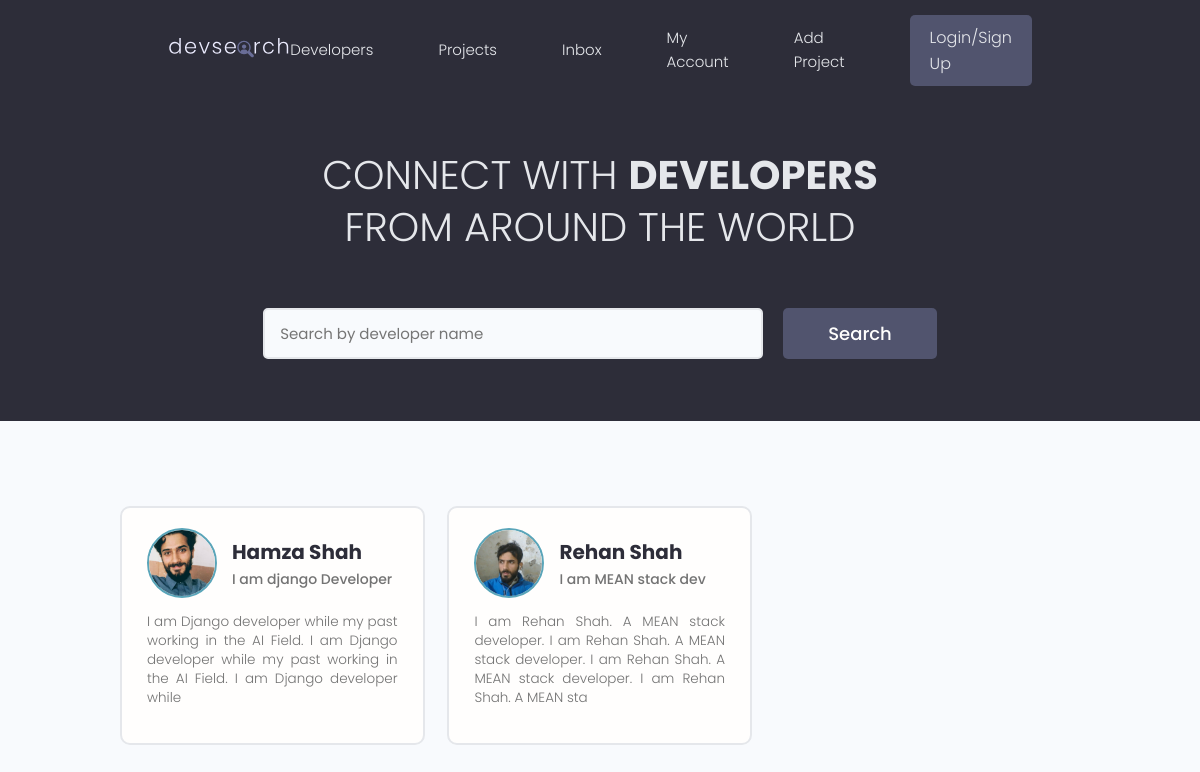
The app's page /, older data.
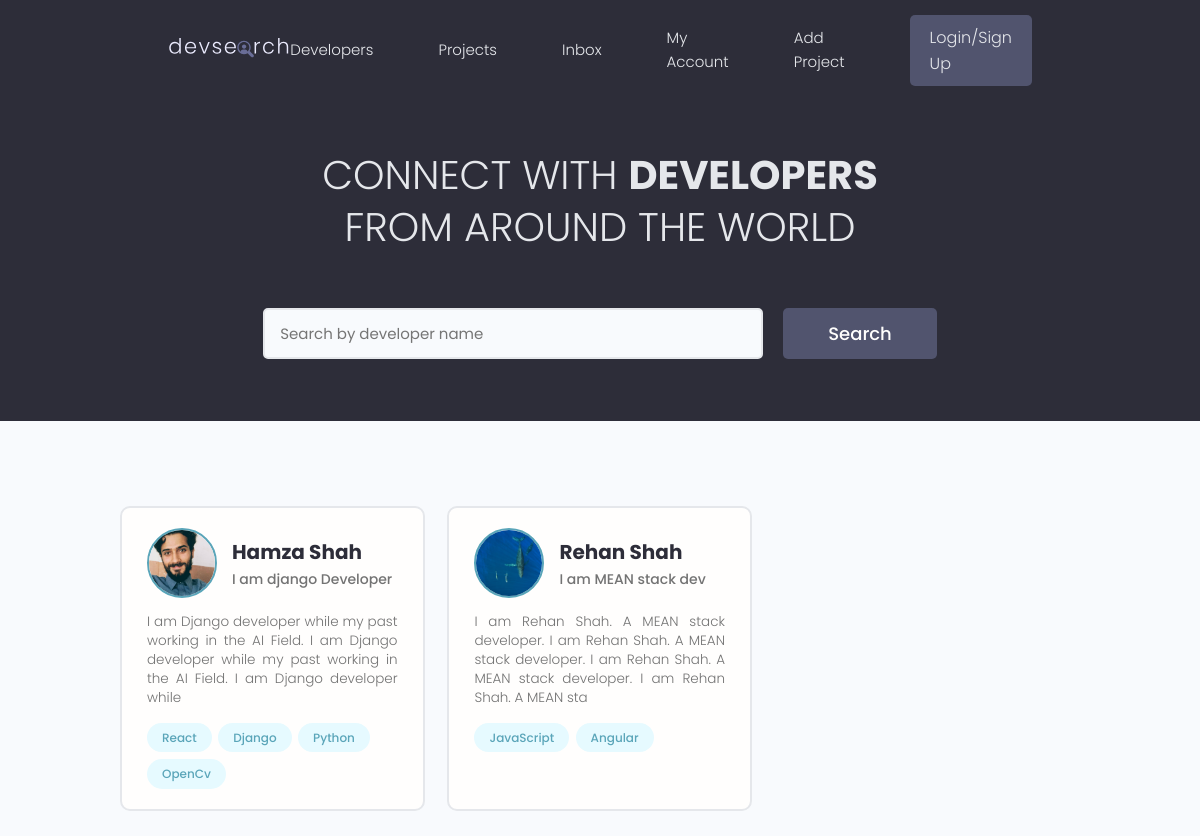
The same page, newer data.
### users/models.py (models this page shows, shortened)
class Profile(models.Model):
    user = models.OneToOneField(User, on_delete=models.CASCADE, null=True, blank=True)
    name = models.CharField(max_length=200, blank=True, null=True)
    email = models.EmailField(max_length=500,  blank=True, null=True)
    username = models.CharField(max_length=200, blank=True, null=True)
    location = models.CharField(max_length=200, blank=True, null=True)
    short_intro = models.CharField(max_length=200, blank=True, null=True)
    bio = models.TextField(blank=True, null=True)
    profile_image = models.ImageField(null=True, blank=True, upload_to='profiles/', default='profiles/user-default.png')
    social_github = models.CharField(max_length=200, blank=True, null=True)
    social_twitter = models.CharField(max_length=200, blank=True, null=True)
    social_linkedin = models.CharField(max_length=200, blank=True, null=True)
    social_youtube = models.CharField(max_length=200, blank=True, null=True)
    social_website = models.CharField(max_length=200, blank=True, null=True)
    created = models.DateTimeField(auto_now_add=True)
    id = models.UUIDField(default=uuid.uuid4, unique=True, primary_key=True, editable=False)

class Skill(models.Model):
    owner = models.ForeignKey(Profile, on_delete=models.CASCADE, null=True, blank=True)
    name = models.CharField(max_length=200, blank=True, null=True)
    description = models.TextField(null=True, blank=True)
    created = models.DateTimeField(auto_now_add=True)
    id = models.UUIDField(default=uuid.uuid4, unique=True, primary_key=True, editable=False)
    def __str__(self) -> str:
        return str(self.name)

### users/views.py (the view)
# urls.py: path('', view=views.profiles, name='profiles'),
def profiles(request):
    profiles = Profile.objects.all()
    context = {'profiles': profiles}
    return render(request, 'users/profiles.html', context)

### users/templates/users/profiles.html (shortened to what this page needs)
{% extends 'main.html' %}
{% block content %}
<main class="home">
    <section class="hero-section text-center">
      <div class="container container--narrow">
        <div class="hero-section__box">
          <h2>CONNECT WITH <span>DEVELOPERS</span></h2>
          <h2>FROM AROUND THE WORLD</h2>
        </div>
        <div class="hero-section__search">
          <form class="form" action="#" method="get">
            <div class="form__field">
              <input class="input input--text" id="formInput#search" type="text" name="text"
                placeholder="Search by developer name" />
            </div>
            <input class="btn btn--sub btn--lg" type="submit" value="Search" />
          </form>
        </div>
      </div>
    </section>
    <section class="devlist">
      <div class="container">
        <div class="grid grid--three">
        {% for profile in profiles  %}
          <div class="column card">
            <div class="dev">
              <a href="{% url 'user-profile' profile.id %}" class="card__body">
                <div class="dev__profile">
                  <img class="avatar avatar--md" src="{{ profile.profile_image.url}}" alt="image" />
                  <div class="dev__meta">
                    <h3>{{profile.name}}</h3>
                    <h5>{{profile.short_intro|slice:"60"}}</h5>
                  </div>
                </div>
                <p class="dev__info">{{profile.bio|slice:"150"}}</p>
                <div class="dev__skills">
                  {% for skill in profile.skill_set.all|slice:"5" %}
                  <span class="tag tag--pill tag--main">
                    <small>{{skill}}</small>
                  </span>
                  {% endfor %}
                </div>
              </a>
            </div>
          </div>
        {% endfor %}
        </div>
      </div>
    </section>
  </main>
{% endblock content %}

Row changes from the older to the newer data that the page shows:
added Skill: name "React", shown under Profile "Hamza Shah"
added Skill: name "Django", shown under Profile "Hamza Shah"
added Skill: name "Python", shown under Profile "Hamza Shah"
added Skill: name "OpenCv", shown under Profile "Hamza Shah"
changed Profile "Rehan Shah": profile_image: a different picture
added Skill: name "JavaScript", shown under Profile "Rehan Shah"
added Skill: name "Angular", shown under Profile "Rehan Shah"
